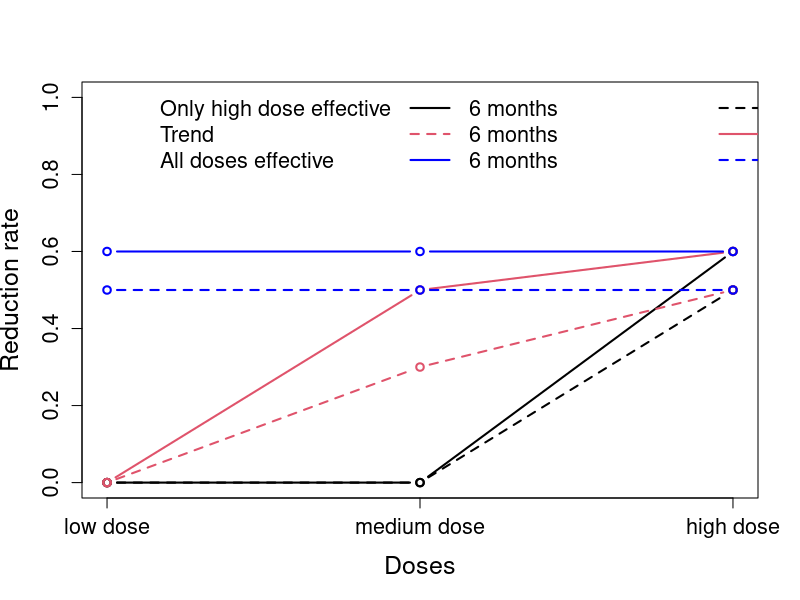
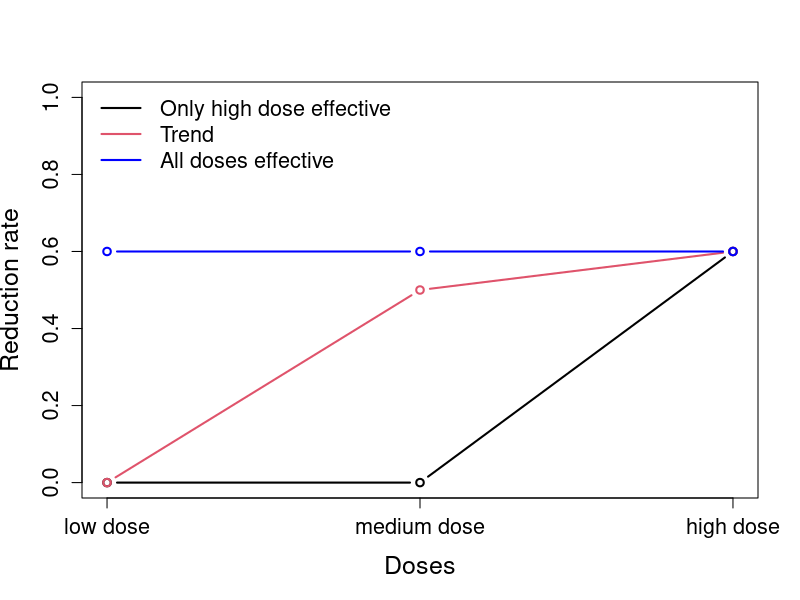

Recreate these plots in R, in order. (Note: this script raises an error after producing the figures.)
###################################################################
#oncho

mu<-19
sigma<-30
rmonth=1


##################################
#
# Simulation 1
#


r0_6no=0
r1_6no=0
r2_6no=0
r3_6no=0
r0_12no=0
r1_12no=0
r2_12no=0
r3_12no=0

r0_6lo=0
r1_6lo=0
r2_6lo=0
r3_6lo=0.5
r0_12lo=0
r1_12lo=0
r2_12lo=0
r3_12lo=0.6

r0_6me=0
r1_6me=0
r2_6me=0.3
r3_6me=0.5
r0_12me=0
r1_12me=0
r2_12me=0.5
r3_12me=0.6

r0_6hi=0
r1_6hi=0.5
r2_6hi=0.5
r3_6hi=0.5
r0_12hi=0
r1_12hi=0.6
r2_12hi=0.6
r3_12hi=0.6

pdf(file ="Scenarios.pdf", width = 10, height = 10, pointsize = 12, paper = "special")
plot(1:3,c(r1_6lo,r2_6lo,r3_6lo),type="b",lty=2,ylim=c(0,1),ylab="Reduction rate",xlab="Doses",lwd=2,xaxt="n",cex.lab=1.5,cex.axis=1.3)
axis(1,c(1:3),c("low dose","medium dose","high dose"),cex.axis=1.3,cex=1.3)#,c("Selection","condPow","Pow"),padj=-0.3,cex.axis=1.3)
legend("topleft",legend=c("Only high dose effective","Trend","All doses effective","6 months","6 months","6 months","12 months","12 months","12 months"),lwd=2,col=c("white","white","white",1,2,"blue",1,2,"blue"),bty="n",lty=c(2,1,2,1,2,1),ncol=3,cex=1.3)
lines(1:3,c(r1_12lo,r2_12lo,r3_12lo),type="b",lty=1,lwd=2)
lines(1:3,c(r1_12me,r2_12me,r3_12me),type="b",lty=1,lwd=2,col=2)
lines(1:3,c(r1_6me,r2_6me,r3_6me),type="b",lty=2,lwd=2,col=2)            
lines(1:3,c(r1_12hi,r2_12hi,r3_12hi),type="b",lty=1,lwd=2,col="blue")
lines(1:3,c(r1_6hi,r2_6hi,r3_6hi),type="b",lty=2,lwd=2,col="blue")            
dev.off()

pdf(file ="Scenarios_Trichuris.pdf", width = 10, height = 10, pointsize = 12, paper = "special")
plot(1:3,c(r1_12lo,r2_12lo,r3_12lo),type="b",lty=1,ylim=c(0,1),ylab="Reduction rate",xlab="Doses",lwd=2,xaxt="n",cex.lab=1.5,cex.axis=1.3)
axis(1,c(1:3),c("low dose","medium dose","high dose"),cex.axis=1.3,cex=1.3)#,c("Selection","condPow","Pow"),padj=-0.3,cex.axis=1.3)
legend("topleft",legend=c("Only high dose effective","Trend","All doses effective"),lwd=2,col=c(1,2,"blue"),bty="n",lty=c(1,1,1),ncol=1,cex=1.3)
lines(1:3,c(r1_12me,r2_12me,r3_12me),type="b",lty=1,lwd=2,col=2)
lines(1:3,c(r1_12hi,r2_12hi,r3_12hi),type="b",lty=1,lwd=2,col="blue")
dev.off()






mu_raw_0 = mu
sd_raw_0 = sigma 
rho = 0.5
n_trials=10000
n_arms = 4
N1<-c(80,80,80,120,120,120)
N = 200

alpha1<-c(.1,.2,.3,.1,.2,.3)
alpha=.025
sim_out1=1
sel_scen=0
side1=1
test1=0
dropout=.1
rr0=0
rr1=0
rr2=0
rr3=0

#no_effect

#simulation.global.null<-c(mu_raw_0, sd_raw_0, r0_6,r1_6,r2_6,r3_6, r0_12,r1_12,r2_12,r3_12,  rho ,   #data.matrix(expand.grid
#            n_trials,n_arms,N1 , N, rmonth, alpha1 , alpha,  sim_out1,sel_scen, side1, test1)#)

oncho_no_effect<-mapply(simul_res,mu_raw_0, sd_raw_0 , r0_6no,r1_6no,r2_6no,r3_6no, r0_12no,r1_12no,r2_12no,r3_12no,  rho ,
       n_trials,4,N1 , N, rmonth, alpha1 , alpha,
       sim_out1,sel_scen, side1,test1,dropout,rr0,rr1,rr2,rr3)



#low_effect
oncho_low_effect<-mapply(simul_res,mu_raw_0, sd_raw_0 , r0_6lo,r1_6lo,r2_6lo,r3_6lo, r0_12lo,r1_12lo,r2_12lo,r3_12lo,  rho ,
                        n_trials,4,N1 , N, rmonth, alpha1 , alpha,
                        sim_out1,sel_scen, side1,test1,dropout,rr0,rr1,rr2,rr3)


#med_effect

oncho_med_effect<-mapply(simul_res,mu_raw_0, sd_raw_0 , r0_6me,r1_6me,r2_6me,r3_6me, r0_12me,r1_12me,r2_12me,r3_12me,  rho ,
                         n_trials,4,N1 , N, rmonth, alpha1 , alpha,
                         sim_out1,sel_scen, side1,test1,dropout,rr0,rr1,rr2,rr3)



#high_effect

oncho_high_effect<-mapply(simul_res,mu_raw_0, sd_raw_0 , r0_6hi,r1_6hi,r2_6hi,r3_6hi, r0_12hi,r1_12hi,r2_12hi,r3_12hi,  rho ,
                         n_trials,4,N1 , N, rmonth, alpha1 , alpha,
                         sim_out1,sel_scen, side1,test1,dropout,rr0,rr1,rr2,rr3)




#Power
pdf(file ="Oncho_Pow.pdf", width = 12, height = 9, pointsize = 12, paper = "special")

par (mfrow=c(3,4), mar=c(1, 1, 1, 1), oma=c(3, 3, 1, 1))
#plot(1:3,oncho_no_effect[7,1:3],type="b",xaxt="n",ylim=c(0,1),lty=1,lwd=2,col=1)
#mtext(side=2,"Proportion",cex=1,line=2.1)#,line=2.2)
#mtext(side=3,"Low Dose",cex=1.3)#,line=2.2)
#lines(1:3,oncho_no_effect[7,4:6],type="b",lwd=2,col=2)
#lines(1:3,oncho_no_effect[11,1:3],type="b",lwd=2,col=3,lty=2)
#lines(1:3,oncho_no_effect[15,1:3],type="b",lwd=2,col=5,lty=2)

#plot(1:3,oncho_no_effect[8,1:3],type="b",xaxt="n",yaxt="n",ylim=c(0,1),lwd=2,col=1)
#mtext(side=3,"Medium Dose",cex=1.3)#,line=2.2)
#lines(1:3,oncho_no_effect[8,4:6],type="b",lwd=2,col=2)
#lines(1:3,oncho_no_effect[12,1:3],type="b",lwd=2,col=3,lty=2)
#lines(1:3,oncho_no_effect[16,1:3],type="b",lwd=2,col=5,lty=2)

#plot(1:3,oncho_no_effect[9,1:3],type="b",xaxt="n",yaxt="n",ylim=c(0,1),lwd=2,col=1)
#mtext(side=3,"High Dose",cex=1.3)#,line=2.2)
#lines(1:3,oncho_no_effect[9,4:6],type="b",lwd=2,col=2)
#lines(1:3,oncho_no_effect[13,1:3],type="b",lwd=2,col=3,lty=2)
#lines(1:3,oncho_no_effect[17,1:3],type="b",lwd=2,col=5,lty=2)

#plot(1:3,oncho_no_effect[10,1:3],type="b",xaxt="n",yaxt="n",ylim=c(0,1),lwd=2,col=1)
#mtext(side=3,"Disjunctive",cex=1.3)#,line=2.2)
#lines(1:3,oncho_no_effect[10,4:6],type="b",lwd=2,col=2)
#lines(1:3,oncho_no_effect[14,1:3],type="b",lwd=2,col=3,lty=2)
#lines(1:3,oncho_no_effect[18,1:3],type="b",lwd=2,col=5,lty=2)
#mtext(side=4,"Global null hypothesis",cex=1,line=1)#,line=2.2)



plot(1:3,oncho_low_effect[7,1:3],type="b",xaxt="n",ylim=c(0,1),lty=1,lwd=2,col=1,cex.axis=1.3)
legend("top",legend=c(expression(N[1]==80),expression(N[1]==120),"MA1","MA2"),lwd=2,col=c(1,2,3,4,"white","white"),lty=c(1,1,2,2),bty="n",cex=1.3)
mtext(side=2,"Proportion",cex=1,line=2.1)#,line=2.2)
mtext(side=3,"Low Dose",cex=1.3)#,line=2.2)
lines(1:3,oncho_low_effect[7,4:6],type="b",lty=1,lwd=2,col=2)
lines(1:3,oncho_low_effect[11,1:3],type="b",lwd=2,col=3,lty=2)
lines(1:3,oncho_low_effect[15,1:3],type="b",lwd=2,col=5,lty=2)

plot(1:3,oncho_low_effect[8,1:3],type="b",xaxt="n",yaxt="n",ylim=c(0,1),lwd=2,col=1)
mtext(side=3,"Medium Dose",cex=1.3)#,line=2.2)
lines(1:3,oncho_low_effect[8,4:6],type="b",lwd=2,col=2)
lines(1:3,oncho_low_effect[12,1:3],type="b",lwd=2,col=3,lty=2)
lines(1:3,oncho_low_effect[16,1:3],type="b",lwd=2,col=5,lty=2)

plot(1:3,oncho_low_effect[9,1:3],type="b",xaxt="n",yaxt="n",ylim=c(0,1),lwd=2,col=1)
mtext(side=3,"High Dose",cex=1.3)#,line=2.2)
lines(1:3,oncho_low_effect[9,4:6],type="b",lwd=2,col=2)
lines(1:3,oncho_low_effect[13,1:3],type="b",lwd=2,col=3,lty=2)
lines(1:3,oncho_low_effect[17,1:3],type="b",lwd=2,col=5,lty=2)

plot(1:3,oncho_low_effect[10,1:3],type="b",xaxt="n",yaxt="n",ylim=c(0,1),lwd=2,col=1)
lines(1:3,oncho_low_effect[10,4:6],type="b",lwd=2,col=2)
mtext(side=3,"Disjunctive",cex=1.3)#,line=2.2)lines(1:3,oncho_low_effect[10,4:6],type="b",lwd=2,col=2)
lines(1:3,oncho_low_effect[14,1:3],type="b",lwd=2,col=3,lty=2)
lines(1:3,oncho_low_effect[18,1:3],type="b",lwd=2,col=5,lty=2)
mtext(side=4,"Scenario high dose eff.",cex=1,line=1)#,line=2.2)


plot(1:3,oncho_med_effect[7,1:3],type="b",xaxt="n",ylim=c(0,1),lty=1,lwd=2,col=1,cex.axis=1.3)
mtext(side=2,"Proportion",cex=1,line=2.1)#,line=2.2)
lines(1:3,oncho_med_effect[7,4:6],type="b",lty=1,lwd=2,col=2)
lines(1:3,oncho_med_effect[11,1:3],type="b",lwd=2,col=3,lty=2)
lines(1:3,oncho_med_effect[15,1:3],type="b",lwd=2,col=5,lty=2)

plot(1:3,oncho_med_effect[8,1:3],type="b",xaxt="n",yaxt="n",ylim=c(0,1),lwd=2,col=1)
lines(1:3,oncho_med_effect[8,4:6],type="b",lwd=2,col=2)
lines(1:3,oncho_med_effect[12,1:3],type="b",lwd=2,col=3,lty=2)
lines(1:3,oncho_med_effect[16,1:3],type="b",lwd=2,col=5,lty=2)

plot(1:3,oncho_med_effect[9,1:3],type="b",xaxt="n",yaxt="n",ylim=c(0,1),lwd=2,col=1)
lines(1:3,oncho_med_effect[9,4:6],type="b",lwd=2,col=2)
lines(1:3,oncho_med_effect[13,1:3],type="b",lwd=2,col=3,lty=2)
lines(1:3,oncho_med_effect[17,1:3],type="b",lwd=2,col=5,lty=2)

plot(1:3,oncho_med_effect[10,1:3],type="b",xaxt="n",yaxt="n",ylim=c(0,1),lwd=2,col=1)
lines(1:3,oncho_med_effect[10,4:6],type="b",lwd=2,col=2)
lines(1:3,oncho_med_effect[14,1:3],type="b",lwd=2,col=3,lty=2)
lines(1:3,oncho_med_effect[18,1:3],type="b",lwd=2,col=5,lty=2)
mtext(side=4,"Scenario Trend",cex=1,line=1)#,line=2.2)

plot(1:3,oncho_high_effect[7,1:3],type="b",xaxt="n",ylim=c(0,1),lty=1,lwd=2,col=1,cex.axis=1.3)
mtext(side=2,"Proportion",cex=1,line=2.1)#,line=2.2)
lines(1:3,oncho_high_effect[7,4:6],type="b",lty=1,lwd=2,col=2)
lines(1:3,oncho_high_effect[11,1:3],type="b",lwd=2,col=3,lty=2)
lines(1:3,oncho_high_effect[15,1:3],type="b",lwd=2,col=5,lty=2)
axis(1,c(1:3),c("0.1","0.2","0.3"),padj=-0.3,cex.axis=1.3)#,c("Selection","condPow","Pow"),padj=-0.3,cex.axis=1.3)
mtext(side=1,expression(alpha[1]),cex=1,line=2)#,line=2.2)

plot(1:3,oncho_high_effect[8,1:3],type="b",xaxt="n",yaxt="n",ylim=c(0,1),lwd=2,col=1)
lines(1:3,oncho_high_effect[8,4:6],type="b",lwd=2,col=2)
lines(1:3,oncho_high_effect[12,1:3],type="b",lwd=2,col=3,lty=2)
lines(1:3,oncho_high_effect[16,1:3],type="b",lwd=2,col=5,lty=2)
axis(1,c(1:3),c("0.1","0.2","0.3"),padj=-0.3,cex.axis=1.3)#,c("Selection","condPow","Pow"),padj=-0.3,cex.axis=1.3)
mtext(side=1,expression(alpha[1]),cex=1,line=2)#,line=2.2)

plot(1:3,oncho_high_effect[9,1:3],type="b",xaxt="n",yaxt="n",ylim=c(0,1),lwd=2,col=1)
lines(1:3,oncho_high_effect[9,4:6],type="b",lwd=2,col=2)
lines(1:3,oncho_high_effect[13,1:3],type="b",lwd=2,col=3,lty=2)
lines(1:3,oncho_high_effect[17,1:3],type="b",lwd=2,col=5,lty=2)
axis(1,c(1:3),c("0.1","0.2","0.3"),padj=-0.3,cex.axis=1.3)#,c("Selection","condPow","Pow"),padj=-0.3,cex.axis=1.3)
mtext(side=1,expression(alpha[1]),cex=1,line=2)#,line=2.2)

plot(1:3,oncho_high_effect[10,1:3],type="b",xaxt="n",yaxt="n",ylim=c(0,1),lwd=2,col=1)
lines(1:3,oncho_high_effect[10,4:6],type="b",lwd=2,col=2)
lines(1:3,oncho_high_effect[14,1:3],type="b",lwd=2,col=3,lty=2)
lines(1:3,oncho_high_effect[18,1:3],type="b",lwd=2,col=5,lty=2)
mtext(side=4,"Scenario all dose eff.",cex=1,line=1)#,line=2.2)
axis(1,c(1:3),c("0.1","0.2","0.3"),padj=-0.3,cex.axis=1.3)#,c("Selection","condPow","Pow"),padj=-0.3,cex.axis=1.3)
mtext(side=1,expression(alpha[1]),cex=1,line=2)#,line=2.2)

dev.off()



#Selection
pdf(file ="Oncho_selection.pdf", width = 9, height = 12, pointsize = 12, paper = "special")

par (mfrow=c(4,3), mar=c(1, 1, 1, 1), oma=c(3, 3, 1, 1))
plot(1:3,oncho_no_effect[1,1:3],type="b",xaxt="n",ylim=c(0,1),lty=1,lwd=2,col=1)
legend("top",legend=c(expression(N[1]==80),expression(N[1]==120)),lwd=2,col=c(1,2),lty=c(1,1),bty="n",cex=1.3)
mtext(side=2,"Proportion",cex=1,line=2.1)#,line=2.2)
mtext(side=3,"Low Dose",cex=1.3)#,line=2.2)
#legend("topright",legend=c(expression(N[1]==60),expression(alpha[1]==0.1),expression(alpha[1]==0.2),expression(alpha[1]==0.3),expression(N[1]==90),expression(alpha[1]==0.1),expression(alpha[1]==0.2),expression(alpha[1]==0.3)),cex=.8,lwd=2,col=c("white",1:3,"white",4:6),lwd=2.5,ncol=2,bty="n",pch=c(1,1:3,1,4:6))
lines(1:3,oncho_no_effect[1,4:6],type="b",lwd=2,col=2)

plot(1:3,oncho_no_effect[2,1:3],type="b",xaxt="n",yaxt="n",ylim=c(0,1),lwd=2,col=1)
mtext(side=3,"Medium Dose",cex=1.3)#,line=2.2)
lines(1:3,oncho_no_effect[2,4:6],type="b",lwd=2,col=2)

plot(1:3,oncho_no_effect[3,1:3],type="b",xaxt="n",yaxt="n",ylim=c(0,1),lwd=2,col=1)
mtext(side=3,"High Dose",cex=1.3)#,line=2.2)
lines(1:3,oncho_no_effect[3,4:6],type="b",lwd=2,col=2)

mtext(side=4,"Global null hypothesis",cex=1,line=1)#,line=2.2)



plot(1:3,oncho_low_effect[1,1:3],type="b",xaxt="n",ylim=c(0,1),lty=1,lwd=2,col=1,cex.axis=1.3)
mtext(side=2,"Proportion",cex=1,line=2.1)#,line=2.2)
lines(1:3,oncho_low_effect[1,4:6],type="b",lty=1,lwd=2,col=2)

plot(1:3,oncho_low_effect[2,1:3],type="b",xaxt="n",yaxt="n",ylim=c(0,1),lwd=2,col=1)
lines(1:3,oncho_low_effect[2,4:6],type="b",lwd=2,col=2)

plot(1:3,oncho_low_effect[3,1:3],type="b",xaxt="n",yaxt="n",ylim=c(0,1),lwd=2,col=1)
lines(1:3,oncho_low_effect[3,4:6],type="b",lwd=2,col=2)
mtext(side=4,"Scenario high dose eff.",cex=1,line=1)#,line=2.2)


plot(1:3,oncho_med_effect[1,1:3],type="b",xaxt="n",ylim=c(0,1),lty=1,lwd=2,col=1,cex.axis=1.3)
mtext(side=2,"Proportion",cex=1,line=2.1)#,line=2.2)
lines(1:3,oncho_med_effect[1,4:6],type="b",lty=1,lwd=2,col=2)

plot(1:3,oncho_med_effect[2,1:3],type="b",xaxt="n",yaxt="n",ylim=c(0,1),lwd=2,col=1)
lines(1:3,oncho_med_effect[2,4:6],type="b",lwd=2,col=2)

plot(1:3,oncho_med_effect[3,1:3],type="b",xaxt="n",yaxt="n",ylim=c(0,1),lwd=2,col=1)
lines(1:3,oncho_med_effect[3,4:6],type="b",lwd=2,col=2)
mtext(side=4,"Scenario Trend",cex=1,line=1)#,line=2.2)

plot(1:3,oncho_high_effect[1,1:3],type="b",xaxt="n",ylim=c(0,1),lty=1,lwd=2,col=1,cex.axis=1.3)
mtext(side=2,"Proportion",cex=1,line=2.1)#,line=2.2)
lines(1:3,oncho_high_effect[1,4:6],type="b",lty=1,lwd=2,col=2)
axis(1,c(1:3),c("0.1","0.2","0.3"),padj=-0.3,cex.axis=1.3)#,c("Selection","condPow","Pow"),padj=-0.3,cex.axis=1.3)
mtext(side=1,expression(alpha[1]),cex=1,line=2)#,line=2.2)

plot(1:3,oncho_high_effect[2,1:3],type="b",xaxt="n",yaxt="n",ylim=c(0,1),lwd=2,col=1)
lines(1:3,oncho_high_effect[2,4:6],type="b",lwd=2,col=2)
axis(1,c(1:3),c("0.1","0.2","0.3"),padj=-0.3,cex.axis=1.3)#,c("Selection","condPow","Pow"),padj=-0.3,cex.axis=1.3)
mtext(side=1,expression(alpha[1]),cex=1,line=2)#,line=2.2)

plot(1:3,oncho_high_effect[3,1:3],type="b",xaxt="n",yaxt="n",ylim=c(0,1),lwd=2,col=1)
lines(1:3,oncho_high_effect[3,4:6],type="b",lwd=2,col=2)
axis(1,c(1:3),c("0.1","0.2","0.3"),padj=-0.3,cex.axis=1.3)#,c("Selection","condPow","Pow"),padj=-0.3,cex.axis=1.3)
mtext(side=1,expression(alpha[1]),cex=1,line=2)#,line=2.2)
mtext(side=4,"Scenario all dose eff.",cex=1,line=1)#,line=2.2)
dev.off()

#Conditional Power


pdf(file ="Oncho_condpower.pdf", width = 9, height = 9, pointsize = 12, paper = "special")
par (mfrow=c(3,3), mar=c(1, 1, 1, 1), oma=c(3, 3, 1, 1))
#plot(1:3,oncho_no_effect[4,1:3],type="b",xaxt="n",ylim=c(0,1),lty=1,lwd=2,col=1)
#mtext(side=2,"Proportion",cex=1,line=2.1)#,line=2.2)
#mtext(side=3,"Low Dose",cex=1.3)#,line=2.2)
#legend("topright",legend=c(expression(N[1]==60),expression(alpha[1]==0.1),expression(alpha[1]==0.2),expression(alpha[1]==0.3),expression(N[1]==90),expression(alpha[1]==0.1),expression(alpha[1]==0.2),expression(alpha[1]==0.3)),cex=.8,lwd=2,col=c("white",1:3,"white",4:6),lwd=2.5,ncol=2,bty="n",pch=c(1,1:3,1,4:6))
#lines(1:3,oncho_no_effect[4,4:6],type="b",lwd=2,col=2)

#plot(1:3,oncho_no_effect[5,1:3],type="b",xaxt="n",yaxt="n",ylim=c(0,1),lwd=2,col=1)
#mtext(side=3,"Medium Dose",cex=1.3)#,line=2.2)
#lines(1:3,oncho_no_effect[5,4:6],type="b",lwd=2,col=2)

#plot(1:3,oncho_no_effect[6,1:3],type="b",xaxt="n",yaxt="n",ylim=c(0,1),lwd=2,col=1)
#mtext(side=3,"High Dose",cex=1.3)#,line=2.2)
#lines(1:3,oncho_no_effect[6,4:6],type="b",lwd=2,col=2)

#mtext(side=4,"Global null hypothesis",cex=1,line=1)#,line=2.2)



plot(1:3,oncho_low_effect[4,1:3],type="b",xaxt="n",ylim=c(0,1),lty=1,lwd=2,col=1,cex.axis=1.3)
legend("top",legend=c(expression(N[1]==80),expression(N[1]==120)),lwd=2,col=c(1,2),lty=c(1,1),bty="n",cex=1.3)
mtext(side=3,"Low Dose",cex=1.3)#,line=2.2)
mtext(side=2,"Proportion",cex=1,line=2.1)#,line=2.2)
lines(1:3,oncho_low_effect[4,4:6],type="b",lty=1,lwd=2,col=2)

plot(1:3,oncho_low_effect[5,1:3],type="b",xaxt="n",yaxt="n",ylim=c(0,1),lwd=2,col=1)
mtext(side=3,"Medium Dose",cex=1.3)#,line=2.2)
lines(1:3,oncho_low_effect[5,4:6],type="b",lwd=2,col=2)

plot(1:3,oncho_low_effect[6,1:3],type="b",xaxt="n",yaxt="n",ylim=c(0,1),lwd=2,col=1)
mtext(side=3,"High Dose",cex=1.3)#,line=2.2)
lines(1:3,oncho_low_effect[6,4:6],type="b",lwd=2,col=2)
mtext(side=4,"Scenario high dose eff.",cex=1,line=1)#,line=2.2)


plot(1:3,oncho_med_effect[4,1:3],type="b",xaxt="n",ylim=c(0,1),lty=1,lwd=2,col=1,cex.axis=1.3)
mtext(side=2,"Proportion",cex=1,line=2.1)#,line=2.2)
lines(1:3,oncho_med_effect[4,4:6],type="b",lty=1,lwd=2,col=2)

plot(1:3,oncho_med_effect[5,1:3],type="b",xaxt="n",yaxt="n",ylim=c(0,1),lwd=2,col=1)
lines(1:3,oncho_med_effect[5,4:6],type="b",lwd=2,col=2)

plot(1:3,oncho_med_effect[6,1:3],type="b",xaxt="n",yaxt="n",ylim=c(0,1),lwd=2,col=1)
lines(1:3,oncho_med_effect[6,4:6],type="b",lwd=2,col=2)
mtext(side=4,"Scenario Trend",cex=1,line=1)#,line=2.2)

plot(1:3,oncho_high_effect[4,1:3],type="b",xaxt="n",ylim=c(0,1),lty=1,lwd=2,col=1,cex.axis=1.3)
mtext(side=2,"Proportion",cex=1,line=2.1)#,line=2.2)
lines(1:3,oncho_high_effect[4,4:6],type="b",lty=1,lwd=2,col=2)
axis(1,c(1:3),c("0.1","0.2","0.3"),padj=-0.3,cex.axis=1.3)#,c("Selection","condPow","Pow"),padj=-0.3,cex.axis=1.3)
mtext(side=1,expression(alpha[1]),cex=1,line=2)#,line=2.2)

plot(1:3,oncho_high_effect[5,1:3],type="b",xaxt="n",yaxt="n",ylim=c(0,1),lwd=2,col=1)
lines(1:3,oncho_high_effect[5,4:6],type="b",lwd=2,col=2)
axis(1,c(1:3),c("0.1","0.2","0.3"),padj=-0.3,cex.axis=1.3)#,c("Selection","condPow","Pow"),padj=-0.3,cex.axis=1.3)
mtext(side=1,expression(alpha[1]),cex=1,line=2)#,line=2.2)

plot(1:3,oncho_high_effect[6,1:3],type="b",xaxt="n",yaxt="n",ylim=c(0,1),lwd=2,col=1)
lines(1:3,oncho_high_effect[6,4:6],type="b",lwd=2,col=2)
axis(1,c(1:3),c("0.1","0.2","0.3"),padj=-0.3,cex.axis=1.3)#,c("Selection","condPow","Pow"),padj=-0.3,cex.axis=1.3)
mtext(side=1,expression(alpha[1]),cex=1,line=2)#,line=2.2)
mtext(side=4,"Scenario all dose eff.",cex=1,line=1)#,line=2.2)

dev.off()



##################################
#
# Simulation 2
#




###############################################################################################
###############################################################################################

#
#
#     Compare  linear model - t-test Wilcoxon
#
#


N1<-120
alpha1<-.3
sel_scen=c(0,0,0,1,1,1)
test1=c(0,2,3,0,2,3)

#no_effect

oncho_no_effect_test<-mapply(simul_res,mu_raw_0, sd_raw_0 , r0_6no,r1_6no,r2_6no,r3_6no, r0_12no,r1_12no,r2_12no,r3_12no,  rho ,
                        n_trials,4,N1 , N, rmonth, alpha1 , alpha,
                        sim_out1,sel_scen, side1,test1,dropout,rr0,rr1,rr2,rr3)

#low_effect
oncho_low_effect_test<-mapply(simul_res,mu_raw_0, sd_raw_0 , r0_6lo,r1_6lo,r2_6lo,r3_6lo, r0_12lo,r1_12lo,r2_12lo,r3_12lo,  rho ,
                         n_trials,4,N1 , N, rmonth, alpha1 , alpha,
                         sim_out1,sel_scen, side1,test1,dropout,rr0,rr1,rr2,rr3)

#med_effect

oncho_med_effect_test<-mapply(simul_res,mu_raw_0, sd_raw_0 , r0_6me,r1_6me,r2_6me,r3_6me, r0_12me,r1_12me,r2_12me,r3_12me,  rho ,
                         n_trials,4,N1 , N, rmonth, alpha1 , alpha,
                         sim_out1,sel_scen, side1,test1,dropout,rr0,rr1,rr2,rr3)

#high_effect

oncho_high_effect_test<-mapply(simul_res,mu_raw_0, sd_raw_0 , r0_6hi,r1_6hi,r2_6hi,r3_6hi, r0_12hi,r1_12hi,r2_12hi,r3_12hi,  rho ,
                          n_trials,4,N1 , N, rmonth, alpha1 , alpha,
                          sim_out1,sel_scen, side1,test1,dropout,rr0,rr1,rr2,rr3)







#Power
pdf(file ="Oncho_Pow_test.pdf", width = 12, height = 9, pointsize = 12, paper = "special")

par (mfrow=c(3,4), mar=c(1, 1, 1, 1), oma=c(3, 3, 1, 1))
#plot(1:3,oncho_no_effect_test[7,1:3],type="b",xaxt="n",ylim=c(0,1),lty=1,lwd=2,col=1)
#mtext(side=2,"Proportion",cex=1,line=2.1)#,line=2.2)
#mtext(side=3,"Low Dose",cex=1.3)#,line=2.2)
##legend("topright",legend=c(expression(N[1]==60),expression(alpha[1]==0.1),expression(alpha[1]==0.2),expression(alpha[1]==0.3),expression(N[1]==90),expression(alpha[1]==0.1),expression(alpha[1]==0.2),expression(alpha[1]==0.3)),cex=.8,lwd=2,col=c("white",1:3,"white",4:6),lwd=2.5,ncol=2,bty="n",pch=c(1,1:3,1,4:6))
#lines(1:3,oncho_no_effect_test[7,4:6],type="b",lwd=2,col=2)
#lines(1:3,oncho_no_effect_test[11,1:3],type="b",lwd=2,col=3,lty=2)
##lines(1:3,oncho_no_effect_test[11,4:6],type="b",lwd=2,col=4) #sollte das selbe sein wie in voriger Zeile, daher weglassen
#lines(1:3,oncho_no_effect_test[15,1:3],type="b",lwd=2,col=5,lty=2)

#plot(1:3,oncho_no_effect_test[8,1:3],type="b",xaxt="n",yaxt="n",ylim=c(0,1),lwd=2,col=1)
#mtext(side=3,"Medium Dose",cex=1.3)#,line=2.2)
#lines(1:3,oncho_no_effect_test[8,4:6],type="b",lwd=2,col=2)
#lines(1:3,oncho_no_effect_test[12,1:3],type="b",lwd=2,col=3,lty=2)
#lines(1:3,oncho_no_effect_test[16,1:3],type="b",lwd=2,col=5,lty=2)#

#plot(1:3,oncho_no_effect_test[9,1:3],type="b",xaxt="n",yaxt="n",ylim=c(0,1),lwd=2,col=1)
#mtext(side=3,"High Dose",cex=1.3)#,line=2.2)
#lines(1:3,oncho_no_effect_test[9,4:6],type="b",lwd=2,col=2)
#lines(1:3,oncho_no_effect_test[13,1:3],type="b",lwd=2,col=3,lty=2)
#lines(1:3,oncho_no_effect_test[17,1:3],type="b",lwd=2,col=5,lty=2)

#plot(1:3,oncho_no_effect_test[10,1:3],type="b",xaxt="n",yaxt="n",ylim=c(0,1),lwd=2,col=1)
#mtext(side=3,"Disjunctive",cex=1.3)#,line=2.2)
#lines(1:3,oncho_no_effect_test[10,4:6],type="b",lwd=2,col=2)
#lines(1:3,oncho_no_effect_test[14,1:3],type="b",lwd=2,col=3,lty=2)
#lines(1:3,oncho_no_effect_test[18,1:3],type="b",lwd=2,col=5,lty=2)
#mtext(side=4,"Global null hypothesis",cex=1,line=1)#,line=2.2)



plot(1:3,oncho_low_effect_test[7,1:3],type="b",xaxt="n",ylim=c(0,1),lty=1,lwd=2,col=1,cex.axis=1.3)
legend("top",legend=c(expression(N[1]==80),expression(N[1]==120),"MA1","MA2"),lwd=2,col=c(1,2,3,4),lty=c(1,1,2,2),bty="n",cex=1.3)
mtext(side=2,"Proportion",cex=1,line=2.1)#,line=2.2)
mtext(side=3,"Low Dose",cex=1.3)#,line=2.2)
lines(1:3,oncho_low_effect_test[7,4:6],type="b",lty=1,lwd=2,col=2)
lines(1:3,oncho_low_effect_test[11,1:3],type="b",lwd=2,col=3,lty=2)
lines(1:3,oncho_low_effect_test[15,1:3],type="b",lwd=2,col=5,lty=2)

plot(1:3,oncho_low_effect_test[8,1:3],type="b",xaxt="n",yaxt="n",ylim=c(0,1),lwd=2,col=1)
mtext(side=3,"Medium Dose",cex=1.3)#,line=2.2)
lines(1:3,oncho_low_effect_test[8,4:6],type="b",lwd=2,col=2)
lines(1:3,oncho_low_effect_test[12,1:3],type="b",lwd=2,col=3,lty=2)
lines(1:3,oncho_low_effect_test[16,1:3],type="b",lwd=2,col=5,lty=2)

plot(1:3,oncho_low_effect_test[9,1:3],type="b",xaxt="n",yaxt="n",ylim=c(0,1),lwd=2,col=1)
mtext(side=3,"High Dose",cex=1.3)#,line=2.2)
lines(1:3,oncho_low_effect_test[9,4:6],type="b",lwd=2,col=2)
lines(1:3,oncho_low_effect_test[13,1:3],type="b",lwd=2,col=3,lty=2)
lines(1:3,oncho_low_effect_test[17,1:3],type="b",lwd=2,col=5,lty=2)

plot(1:3,oncho_low_effect_test[10,1:3],type="b",xaxt="n",yaxt="n",ylim=c(0,1),lwd=2,col=1)
mtext(side=3,"Disjunctive",cex=1.3)#,line=2.2)
lines(1:3,oncho_low_effect_test[10,4:6],type="b",lwd=2,col=2)
lines(1:3,oncho_low_effect_test[14,1:3],type="b",lwd=2,col=3,lty=2)
lines(1:3,oncho_low_effect_test[18,1:3],type="b",lwd=2,col=5,lty=2)
mtext(side=4,"Scenario high dose eff.",cex=1,line=1)#,line=2.2)


plot(1:3,oncho_med_effect_test[7,1:3],type="b",xaxt="n",ylim=c(0,1),lty=1,lwd=2,col=1,cex.axis=1.3)
mtext(side=2,"Proportion",cex=1,line=2.1)#,line=2.2)
lines(1:3,oncho_med_effect_test[7,4:6],type="b",lty=1,lwd=2,col=2)
lines(1:3,oncho_med_effect_test[11,1:3],type="b",lwd=2,col=3,lty=2)
lines(1:3,oncho_med_effect_test[15,1:3],type="b",lwd=2,col=5,lty=2)

plot(1:3,oncho_med_effect_test[8,1:3],type="b",xaxt="n",yaxt="n",ylim=c(0,1),lwd=2,col=1)
lines(1:3,oncho_med_effect_test[8,4:6],type="b",lwd=2,col=2)
lines(1:3,oncho_med_effect_test[12,1:3],type="b",lwd=2,col=3,lty=2)
lines(1:3,oncho_med_effect_test[16,1:3],type="b",lwd=2,col=5,lty=2)

plot(1:3,oncho_med_effect_test[9,1:3],type="b",xaxt="n",yaxt="n",ylim=c(0,1),lwd=2,col=1)
lines(1:3,oncho_med_effect_test[9,4:6],type="b",lwd=2,col=2)
lines(1:3,oncho_med_effect_test[13,1:3],type="b",lwd=2,col=3,lty=2)
lines(1:3,oncho_med_effect_test[17,1:3],type="b",lwd=2,col=5,lty=2)

plot(1:3,oncho_med_effect_test[10,1:3],type="b",xaxt="n",yaxt="n",ylim=c(0,1),lwd=2,col=1)
lines(1:3,oncho_med_effect_test[10,4:6],type="b",lwd=2,col=2)
lines(1:3,oncho_med_effect_test[14,1:3],type="b",lwd=2,col=3,lty=2)
lines(1:3,oncho_med_effect_test[18,1:3],type="b",lwd=2,col=5,lty=2)
mtext(side=4,"Scenario Trend",cex=1,line=1)#,line=2.2)

plot(1:3,oncho_high_effect_test[7,1:3],type="b",xaxt="n",ylim=c(0,1),lty=1,lwd=2,col=1,cex.axis=1.3)
mtext(side=2,"Proportion",cex=1,line=2.1)#,line=2.2)
lines(1:3,oncho_high_effect_test[7,4:6],type="b",lty=1,lwd=2,col=2)
lines(1:3,oncho_high_effect_test[11,1:3],type="b",lwd=2,col=3,lty=2)
lines(1:3,oncho_high_effect_test[15,1:3],type="b",lwd=2,col=5,lty=2)
axis(1,c(1:3),c("lm","t-test","non par."),padj=-0.3,cex.axis=1.3)#,c("Selection","condPow","Pow"),padj=-0.3,cex.axis=1.3)
mtext(side=1,"Analysis",cex=1,line=2)#,line=2.2)

plot(1:3,oncho_high_effect_test[8,1:3],type="b",xaxt="n",yaxt="n",ylim=c(0,1),lwd=2,col=1)
lines(1:3,oncho_high_effect_test[8,4:6],type="b",lwd=2,col=2)
lines(1:3,oncho_high_effect_test[12,1:3],type="b",lwd=2,col=3,lty=2)
lines(1:3,oncho_high_effect_test[16,1:3],type="b",lwd=2,col=5,lty=2)
axis(1,c(1:3),c("lm","t-test","non par."),padj=-0.3,cex.axis=1.3)#,c("Selection","condPow","Pow"),padj=-0.3,cex.axis=1.3)
mtext(side=1,"Analysis",cex=1,line=2)#,line=2.2)

plot(1:3,oncho_high_effect_test[9,1:3],type="b",xaxt="n",yaxt="n",ylim=c(0,1),lwd=2,col=1)
lines(1:3,oncho_high_effect_test[9,4:6],type="b",lwd=2,col=2)
lines(1:3,oncho_high_effect_test[13,1:3],type="b",lwd=2,col=3,lty=2)
lines(1:3,oncho_high_effect_test[17,1:3],type="b",lwd=2,col=5,lty=2)
axis(1,c(1:3),c("lm","t-test","non par."),padj=-0.3,cex.axis=1.3)#,c("Selection","condPow","Pow"),padj=-0.3,cex.axis=1.3)
mtext(side=1,"Analysis",cex=1,line=2)#,line=2.2)

plot(1:3,oncho_high_effect_test[10,1:3],type="b",xaxt="n",yaxt="n",ylim=c(0,1),lwd=2,col=1)
lines(1:3,oncho_high_effect_test[10,4:6],type="b",lwd=2,col=2)
lines(1:3,oncho_high_effect_test[14,1:3],type="b",lwd=2,col=3,lty=2)
lines(1:3,oncho_high_effect_test[18,1:3],type="b",lwd=2,col=5,lty=2)
mtext(side=4,"Scenario all dose eff.",cex=1,line=1)#,line=2.2)
axis(1,c(1:3),c("lm","t-test","non par."),padj=-0.3,cex.axis=1.3)#,c("Selection","condPow","Pow"),padj=-0.3,cex.axis=1.3)
mtext(side=1,"Analysis",cex=1,line=2)#,line=2.2)

dev.off()



#Selection
pdf(file ="Oncho_selection_test.pdf", width = 9, height = 12, pointsize = 12, paper = "special")

par (mfrow=c(4,3), mar=c(1, 1, 1, 1), oma=c(3, 3, 1, 1))
plot(1:3,oncho_no_effect_test[1,1:3],type="b",xaxt="n",ylim=c(0,1),lty=1,lwd=2,col=1,cex.axis=1.3)
legend("top",legend=c(expression(N[1]==80),expression(N[1]==120)),lwd=2,col=c(1,2,3,4),lty=c(1,1,2,2),bty="n",cex=1.3)
mtext(side=2,"Proportion",cex=1,line=2.1)#,line=2.2)
mtext(side=3,"Low Dose",cex=1.3)#,line=2.2)
#legend("topright",legend=c(expression(N[1]==60),expression(alpha[1]==0.1),expression(alpha[1]==0.2),expression(alpha[1]==0.3),expression(N[1]==90),expression(alpha[1]==0.1),expression(alpha[1]==0.2),expression(alpha[1]==0.3)),cex=.8,lwd=2,col=c("white",1:3,"white",4:6),lwd=2.5,ncol=2,bty="n",pch=c(1,1:3,1,4:6))
lines(1:3,oncho_no_effect_test[1,4:6],type="b",lwd=2,col=2)

plot(1:3,oncho_no_effect_test[2,1:3],type="b",xaxt="n",yaxt="n",ylim=c(0,1),lwd=2,col=1)
mtext(side=3,"Medium Dose",cex=1.3)#,line=2.2)
lines(1:3,oncho_no_effect_test[2,4:6],type="b",lwd=2,col=2)

plot(1:3,oncho_no_effect_test[3,1:3],type="b",xaxt="n",yaxt="n",ylim=c(0,1),lwd=2,col=1)
mtext(side=3,"High Dose",cex=1.3)#,line=2.2)
lines(1:3,oncho_no_effect_test[3,4:6],type="b",lwd=2,col=2)

mtext(side=4,"Global null hypothesis",cex=1,line=1)#,line=2.2)



plot(1:3,oncho_low_effect_test[1,1:3],type="b",xaxt="n",ylim=c(0,1),lty=1,lwd=2,col=1,cex.axis=1.3)
mtext(side=2,"Proportion",cex=1,line=2.1)#,line=2.2)
lines(1:3,oncho_low_effect_test[1,4:6],type="b",lty=1,lwd=2,col=2)

plot(1:3,oncho_low_effect_test[2,1:3],type="b",xaxt="n",yaxt="n",ylim=c(0,1),lwd=2,col=1)
lines(1:3,oncho_low_effect_test[2,4:6],type="b",lwd=2,col=2)

plot(1:3,oncho_low_effect_test[3,1:3],type="b",xaxt="n",yaxt="n",ylim=c(0,1),lwd=2,col=1)
lines(1:3,oncho_low_effect_test[3,4:6],type="b",lwd=2,col=2)
mtext(side=4,"Scenario high dose eff.",cex=1,line=1)#,line=2.2)


plot(1:3,oncho_med_effect_test[1,1:3],type="b",xaxt="n",ylim=c(0,1),lty=1,lwd=2,col=1,cex.axis=1.3)
mtext(side=2,"Proportion",cex=1,line=2.1)#,line=2.2)
lines(1:3,oncho_med_effect_test[1,4:6],type="b",lty=1,lwd=2,col=2)

plot(1:3,oncho_med_effect_test[2,1:3],type="b",xaxt="n",yaxt="n",ylim=c(0,1),lwd=2,col=1)
lines(1:3,oncho_med_effect_test[2,4:6],type="b",lwd=2,col=2)

plot(1:3,oncho_med_effect_test[3,1:3],type="b",xaxt="n",yaxt="n",ylim=c(0,1),lwd=2,col=1)
lines(1:3,oncho_med_effect_test[3,4:6],type="b",lwd=2,col=2)
mtext(side=4,"Scenario Trend",cex=1,line=1)#,line=2.2)

plot(1:3,oncho_high_effect_test[1,1:3],type="b",xaxt="n",ylim=c(0,1),lty=1,lwd=2,col=1,cex.axis=1.3)
mtext(side=2,"Proportion",cex=1,line=2.1)#,line=2.2)
lines(1:3,oncho_high_effect_test[1,4:6],type="b",lty=1,lwd=2,col=2)
axis(1,c(1:3),c("lm","t-test","non par."),padj=-0.3,cex.axis=1.3)#,c("Selection","condPow","Pow"),padj=-0.3,cex.axis=1.3)
mtext(side=1,"Analysis",cex=1,line=2)#,line=2.2)

plot(1:3,oncho_high_effect_test[2,1:3],type="b",xaxt="n",yaxt="n",ylim=c(0,1),lwd=2,col=1)
lines(1:3,oncho_high_effect_test[2,4:6],type="b",lwd=2,col=2)
axis(1,c(1:3),c("lm","t-test","non par."),padj=-0.3,cex.axis=1.3)#,c("Selection","condPow","Pow"),padj=-0.3,cex.axis=1.3)
mtext(side=1,"Analysis",cex=1,line=2)#,line=2.2)

plot(1:3,oncho_high_effect_test[3,1:3],type="b",xaxt="n",yaxt="n",ylim=c(0,1),lwd=2,col=1)
lines(1:3,oncho_high_effect_test[3,4:6],type="b",lwd=2,col=2)
axis(1,c(1:3),c("lm","t-test","non par."),padj=-0.3,cex.axis=1.3)#,c("Selection","condPow","Pow"),padj=-0.3,cex.axis=1.3)
mtext(side=1,"Analysis",cex=1,line=2)#,line=2.2)
mtext(side=4,"Scenario all dose eff.",cex=1,line=1)#,line=2.2)
dev.off()

#Conditional Power


pdf(file ="Oncho_condpower_test.pdf", width = 9, height = 9, pointsize = 12, paper = "special")
par (mfrow=c(3,3), mar=c(1, 1, 1, 1), oma=c(3, 3, 1, 1))
#plot(1:3,oncho_no_effect_test[4,1:3],type="b",xaxt="n",ylim=c(0,1),lty=1,lwd=2,col=1)
#mtext(side=2,"Proportion",cex=1,line=2.1)#,line=2.2)
#mtext(side=3,"Low Dose",cex=1.3)#,line=2.2)
##legend("topright",legend=c(expression(N[1]==60),expression(alpha[1]==0.1),expression(alpha[1]==0.2),expression(alpha[1]==0.3),expression(N[1]==90),expression(alpha[1]==0.1),expression(alpha[1]==0.2),expression(alpha[1]==0.3)),cex=.8,lwd=2,col=c("white",1:3,"white",4:6),lwd=2.5,ncol=2,bty="n",pch=c(1,1:3,1,4:6))
#lines(1:3,oncho_no_effect_test[4,4:6],type="b",lwd=2,col=2)

#plot(1:3,oncho_no_effect_test[5,1:3],type="b",xaxt="n",yaxt="n",ylim=c(0,1),lwd=2,col=1)
#mtext(side=3,"Medium Dose",cex=1.3)#,line=2.2)
#lines(1:3,oncho_no_effect_test[5,4:6],type="b",lwd=2,col=2)

#plot(1:3,oncho_no_effect_test[6,1:3],type="b",xaxt="n",yaxt="n",ylim=c(0,1),lwd=2,col=1)
#mtext(side=3,"High Dose",cex=1.3)#,line=2.2)
#lines(1:3,oncho_no_effect_test[6,4:6],type="b",lwd=2,col=2)
#mtext(side=4,"Global null hypothesis",cex=1,line=1)#,line=2.2)



plot(1:3,oncho_low_effect_test[4,1:3],type="b",xaxt="n",ylim=c(0,1),lty=1,lwd=2,col=1,cex.axis=1.3)
legend("top",legend=c(expression(N[1]==80),expression(N[1]==120)),lwd=2,col=c(1,2,3,4),lty=c(1,1,2,2),bty="n",cex=1.3)
mtext(side=3,"Low Dose",cex=1.3)#,line=2.2)
mtext(side=2,"Proportion",cex=1,line=2.1)#,line=2.2)
lines(1:3,oncho_low_effect_test[4,4:6],type="b",lty=1,lwd=2,col=2)

plot(1:3,oncho_low_effect_test[5,1:3],type="b",xaxt="n",yaxt="n",ylim=c(0,1),lwd=2,col=1)
mtext(side=3,"Medium Dose",cex=1.3)#,line=2.2)
lines(1:3,oncho_low_effect_test[5,4:6],type="b",lwd=2,col=2)

plot(1:3,oncho_low_effect_test[6,1:3],type="b",xaxt="n",yaxt="n",ylim=c(0,1),lwd=2,col=1)
mtext(side=3,"High Dose",cex=1.3)#,line=2.2)
lines(1:3,oncho_low_effect_test[6,4:6],type="b",lwd=2,col=2)
mtext(side=4,"Scenario high dose eff.",cex=1,line=1)#,line=2.2)


plot(1:3,oncho_med_effect_test[4,1:3],type="b",xaxt="n",ylim=c(0,1),lty=1,lwd=2,col=1,cex.axis=1.3)
mtext(side=2,"Proportion",cex=1,line=2.1)#,line=2.2)
lines(1:3,oncho_med_effect_test[4,4:6],type="b",lty=1,lwd=2,col=2)

plot(1:3,oncho_med_effect_test[5,1:3],type="b",xaxt="n",yaxt="n",ylim=c(0,1),lwd=2,col=1)
lines(1:3,oncho_med_effect_test[5,4:6],type="b",lwd=2,col=2)

plot(1:3,oncho_med_effect_test[6,1:3],type="b",xaxt="n",yaxt="n",ylim=c(0,1),lwd=2,col=1)
lines(1:3,oncho_med_effect_test[6,4:6],type="b",lwd=2,col=2)
mtext(side=4,"Scenario Trend",cex=1,line=1)#,line=2.2)

plot(1:3,oncho_high_effect_test[4,1:3],type="b",xaxt="n",ylim=c(0,1),lty=1,lwd=2,col=1,cex.axis=1.3)
mtext(side=2,"Proportion",cex=1,line=2.1)#,line=2.2)
lines(1:3,oncho_high_effect_test[4,4:6],type="b",lty=1,lwd=2,col=2)
axis(1,c(1:3),c("lm","t-test","non par."),padj=-0.3,cex.axis=1.3)#,c("Selection","condPow","Pow"),padj=-0.3,cex.axis=1.3)
mtext(side=1,"Analysis",cex=1,line=2)#,line=2.2)

plot(1:3,oncho_high_effect_test[5,1:3],type="b",xaxt="n",yaxt="n",ylim=c(0,1),lwd=2,col=1)
lines(1:3,oncho_high_effect_test[5,4:6],type="b",lwd=2,col=2)
axis(1,c(1:3),c("lm","t-test","non par."),padj=-0.3,cex.axis=1.3)#,c("Selection","condPow","Pow"),padj=-0.3,cex.axis=1.3)
mtext(side=1,"Analysis",cex=1,line=2)#,line=2.2)

plot(1:3,oncho_high_effect_test[6,1:3],type="b",xaxt="n",yaxt="n",ylim=c(0,1),lwd=2,col=1)
lines(1:3,oncho_high_effect_test[6,4:6],type="b",lwd=2,col=2)
axis(1,c(1:3),c("0.1","0.2","0.3"),padj=-0.3,cex.axis=1.3)#,c("Selection","condPow","Pow"),padj=-0.3,cex.axis=1.3)
axis(1,c(1:3),c("lm","t-test","non par."),padj=-0.3,cex.axis=1.3)#,c("Selection","condPow","Pow"),padj=-0.3,cex.axis=1.3)
mtext(side=1,"Analysis",cex=1,line=2)#,line=2.2)

dev.off()




#Error


pdf(file ="Oncho_Error.pdf", width = 12, height = 6, pointsize = 12, paper = "special")

par (mfrow=c(2,4), mar=c(1, 1, 1, 1), oma=c(3, 3, 1, 1))
plot(1:3,oncho_no_effect[7,1:3],type="b",xaxt="n",ylim=c(0,0.05),lty=1,lwd=2,col=1,cex.axis=1.3)
legend("top",legend=c(expression(N[1]==80),expression(N[1]==120),"MA1","MA2"),lwd=2,col=c(1,2,3,4),lty=c(1,1,2,2),bty="n",cex=1.3)
mtext(side=2,"FWER",cex=1,line=2.1)#,line=2.2)
mtext(side=3,"Low Dose",cex=1.3)#,line=2.2)
lines(1:3,oncho_no_effect[7,4:6],type="b",lwd=2,col=2)
lines(1:3,oncho_no_effect[11,1:3],type="b",lwd=2,col=3,lty=2)
lines(1:3,oncho_no_effect[15,1:3],type="b",lwd=2,col=5,lty=2)
abline(h=0.025)
axis(1,c(1:3),c("0.1","0.2","0.3"),padj=-0.3,cex.axis=1.3)#,c("Selection","condPow","Pow"),padj=-0.3,cex.axis=1.3)
mtext(side=1,expression(alpha[1]),cex=1,line=2)#,line=2.2)

plot(1:3,oncho_no_effect[8,1:3],type="b",xaxt="n",yaxt="n",ylim=c(0,0.05),lwd=2,col=1)
mtext(side=3,"Medium Dose",cex=1.3)#,line=2.2)
lines(1:3,oncho_no_effect[8,4:6],type="b",lwd=2,col=2)
lines(1:3,oncho_no_effect[12,1:3],type="b",lwd=2,col=3,lty=2)
lines(1:3,oncho_no_effect[16,1:3],type="b",lwd=2,col=5,lty=2)
abline(h=0.025)
axis(1,c(1:3),c("0.1","0.2","0.3"),padj=-0.3,cex.axis=1.3)#,c("Selection","condPow","Pow"),padj=-0.3,cex.axis=1.3)
mtext(side=1,expression(alpha[1]),cex=1,line=2)#,line=2.2)

plot(1:3,oncho_no_effect[9,1:3],type="b",xaxt="n",yaxt="n",ylim=c(0,0.05),lwd=2,col=1)
mtext(side=3,"High Dose",cex=1.3)#,line=2.2)
lines(1:3,oncho_no_effect[9,4:6],type="b",lwd=2,col=2)
lines(1:3,oncho_no_effect[13,1:3],type="b",lwd=2,col=3,lty=2)
lines(1:3,oncho_no_effect[17,1:3],type="b",lwd=2,col=5,lty=2)
abline(h=0.025)
axis(1,c(1:3),c("0.1","0.2","0.3"),padj=-0.3,cex.axis=1.3)#,c("Selection","condPow","Pow"),padj=-0.3,cex.axis=1.3)
mtext(side=1,expression(alpha[1]),cex=1,line=2)#,line=2.2)

plot(1:3,oncho_no_effect[10,1:3],type="b",xaxt="n",yaxt="n",ylim=c(0,0.05),lwd=2,col=1)
mtext(side=3,"Total Study FWER",cex=1.3)#,line=2.2)
lines(1:3,oncho_no_effect[10,4:6],type="b",lwd=2,col=2)
lines(1:3,oncho_no_effect[14,1:3],type="b",lwd=2,col=3,lty=2)
lines(1:3,oncho_no_effect[18,1:3],type="b",lwd=2,col=5,lty=2)
mtext(side=4,"Global null hypothesis",cex=1,line=1)#,line=2.2)
abline(h=0.025)
axis(1,c(1:3),c("0.1","0.2","0.3"),padj=-0.3,cex.axis=1.3)#,c("Selection","condPow","Pow"),padj=-0.3,cex.axis=1.3)
mtext(side=1,expression(alpha[1]),cex=1,line=2)#,line=2.2)



plot(1:3,oncho_no_effect_test[7,1:3],type="b",xaxt="n",ylim=c(0,0.05),lty=1,lwd=2,col=1,cex.axis=1.3)
mtext(side=2,"Proportion",cex=1,line=2.1)#,line=2.2)
##legend("topright",legend=c(expression(N[1]==60),expression(alpha[1]==0.1),expression(alpha[1]==0.2),expression(alpha[1]==0.3),expression(N[1]==90),expression(alpha[1]==0.1),expression(alpha[1]==0.2),expression(alpha[1]==0.3)),cex=.8,lwd=2,col=c("white",1:3,"white",4:6),lwd=2.5,ncol=2,bty="n",pch=c(1,1:3,1,4:6))
lines(1:3,oncho_no_effect_test[7,4:6],type="b",lwd=2,col=2)
lines(1:3,oncho_no_effect_test[11,1:3],type="b",lwd=2,col=3,lty=2)
lines(1:3,oncho_no_effect_test[15,1:3],type="b",lwd=2,col=5,lty=2)
abline(h=0.025)
axis(1,c(1:3),c("lm","t-test","non par."),padj=-0.3,cex.axis=1.3)#,c("Selection","condPow","Pow"),padj=-0.3,cex.axis=1.3)
mtext(side=1,"Analysis",cex=1,line=2)#,line=2.2)

plot(1:3,oncho_no_effect_test[8,1:3],type="b",xaxt="n",yaxt="n",ylim=c(0,0.05),lwd=2,col=1)
lines(1:3,oncho_no_effect_test[8,4:6],type="b",lwd=2,col=2)
lines(1:3,oncho_no_effect_test[12,1:3],type="b",lwd=2,col=3,lty=2)
lines(1:3,oncho_no_effect_test[16,1:3],type="b",lwd=2,col=5,lty=2)#
abline(h=0.025)
axis(1,c(1:3),c("lm","t-test","non par."),padj=-0.3,cex.axis=1.3)#,c("Selection","condPow","Pow"),padj=-0.3,cex.axis=1.3)
mtext(side=1,"Analysis",cex=1,line=2)#,line=2.2)

plot(1:3,oncho_no_effect_test[9,1:3],type="b",xaxt="n",yaxt="n",ylim=c(0,0.05),lwd=2,col=1)
lines(1:3,oncho_no_effect_test[9,4:6],type="b",lwd=2,col=2)
lines(1:3,oncho_no_effect_test[13,1:3],type="b",lwd=2,col=3,lty=2)
lines(1:3,oncho_no_effect_test[17,1:3],type="b",lwd=2,col=5,lty=2)
abline(h=0.025)
axis(1,c(1:3),c("lm","t-test","non par."),padj=-0.3,cex.axis=1.3)#,c("Selection","condPow","Pow"),padj=-0.3,cex.axis=1.3)
mtext(side=1,"Analysis",cex=1,line=2)#,line=2.2)

plot(1:3,oncho_no_effect_test[10,1:3],type="b",xaxt="n",yaxt="n",ylim=c(0,0.05),lwd=2,col=1)
lines(1:3,oncho_no_effect_test[10,4:6],type="b",lwd=2,col=2)
lines(1:3,oncho_no_effect_test[14,1:3],type="b",lwd=2,col=3,lty=2)
lines(1:3,oncho_no_effect_test[18,1:3],type="b",lwd=2,col=5,lty=2)
mtext(side=4,"Global null hypothesis",cex=1,line=1)#,line=2.2)
abline(h=0.025)
axis(1,c(1:3),c("lm","t-test","non par."),padj=-0.3,cex.axis=1.3)#,c("Selection","condPow","Pow"),padj=-0.3,cex.axis=1.3)
mtext(side=1,"Analysis",cex=1,line=2)#,line=2.2)

dev.off()















##################################
#
# Simulation 3
#




###############################################################################################
###############################################################################################

#
#
#     Add total responder; Compare  linear model - t-test Wilcoxon
#
#


N1<-120
alpha1<-.3
sel_scen=c(0,0,0)
test1=c(0,2,3,4)
rr0<-.1
rr1<-.1
rr2<-.1
rr3<-.1
#no_effect

oncho_no_effect_resp<-mapply(simul_res,mu_raw_0, sd_raw_0 , r0_6no,r1_6no,r2_6no,r3_6no, r0_12no,r1_12no,r2_12no,r3_12no,  rho ,
                             n_trials,4,N1 , N, rmonth, alpha1 , alpha,
                             sim_out1,sel_scen, side1,test1,dropout,rr0,rr1,rr2,rr3)

rr0<-.1
rr1<-.1
rr2<-.1
rr3<-r3_12lo-.1

#low_effect
oncho_low_effect_resp<-mapply(simul_res,mu_raw_0, sd_raw_0 , r0_6lo,r1_6lo,r2_6lo,r3_6lo, r0_12lo,r1_12lo,r2_12lo,r3_12lo,  rho ,
                              n_trials,4,N1 , N, rmonth, alpha1 , alpha,
                              sim_out1,sel_scen, side1,test1,dropout,rr0,rr1,rr2,rr3)

#med_effect
rr0<-.1
rr1<-.1
rr2<-r2_12me-.1
rr3<-r3_12me-.1

oncho_med_effect_resp<-mapply(simul_res,mu_raw_0, sd_raw_0 , r0_6me,r1_6me,r2_6me,r3_6me, r0_12me,r1_12me,r2_12me,r3_12me,  rho ,
                              n_trials,4,N1 , N, rmonth, alpha1 , alpha,
                              sim_out1,sel_scen, side1,test1,dropout,rr0,rr1,rr2,rr3)

#high_effect

rr0<-.1
rr1<-r1_12hi-.1
rr2<-r2_12hi-.1
rr3<-r3_12hi-.1

oncho_high_effect_resp<-mapply(simul_res,mu_raw_0, sd_raw_0 , r0_6hi,r1_6hi,r2_6hi,r3_6hi, r0_12hi,r1_12hi,r2_12hi,r3_12hi,  rho ,
                               n_trials,4,N1 , N, rmonth, alpha1 , alpha,
                               sim_out1,sel_scen, side1,test1,dropout,rr0,rr1,rr2,rr3)







#Power



#Power
pdf(file ="Oncho_Pow_resp.pdf", width = 12, height = 9, pointsize = 12, paper = "special")

par (mfrow=c(3,4), mar=c(1, 1, 1, 1), oma=c(3, 3, 1, 1))
#plot(1:4,oncho_no_effect_resp[7,1:4],type="b",xaxt="n",ylim=c(0,1),lty=1,lwd=2,col=1)
#mtext(side=2,"Proportion",cex=1,line=2.1)#,line=2.2)
#mtext(side=3,"Low Dose",cex=1.3)#,line=2.2)
##legend("topright",legend=c(expression(N[1]==60),expression(alpha[1]==0.1),expression(alpha[1]==0.2),expression(alpha[1]==0.3),expression(N[1]==90),expression(alpha[1]==0.1),expression(alpha[1]==0.2),expression(alpha[1]==0.3)),cex=.8,lwd=2,col=c("white",1:4,"white",4:6),lwd=2.5,ncol=2,bty="n",pch=c(1,1:4,1,4:6))
#lines(1:4,oncho_no_effect_resp[7,4:6],type="b",lwd=2,col=2)
#lines(1:4,oncho_no_effect_resp[11,1:4],type="b",lwd=2,col=3,lty=2)
##lines(1:4,oncho_no_effect_resp[11,4:6],type="b",lwd=2,col=4) #sollte das selbe sein wie in voriger Zeile, daher weglassen
#lines(1:4,oncho_no_effect_resp[15,1:4],type="b",lwd=2,col=5,lty=2)

#plot(1:4,oncho_no_effect_resp[8,1:4],type="b",xaxt="n",yaxt="n",ylim=c(0,1),lwd=2,col=1)
#mtext(side=3,"Medium Dose",cex=1.3)#,line=2.2)
#lines(1:4,oncho_no_effect_resp[8,4:6],type="b",lwd=2,col=2)
#lines(1:4,oncho_no_effect_resp[12,1:4],type="b",lwd=2,col=3,lty=2)
#lines(1:4,oncho_no_effect_resp[16,1:4],type="b",lwd=2,col=5,lty=2)#

#plot(1:4,oncho_no_effect_resp[9,1:4],type="b",xaxt="n",yaxt="n",ylim=c(0,1),lwd=2,col=1)
#mtext(side=3,"High Dose",cex=1.3)#,line=2.2)
#lines(1:4,oncho_no_effect_resp[9,4:6],type="b",lwd=2,col=2)
#lines(1:4,oncho_no_effect_resp[13,1:4],type="b",lwd=2,col=3,lty=2)
#lines(1:4,oncho_no_effect_resp[17,1:4],type="b",lwd=2,col=5,lty=2)

#plot(1:4,oncho_no_effect_resp[10,1:4],type="b",xaxt="n",yaxt="n",ylim=c(0,1),lwd=2,col=1)
#mtext(side=3,"Disjunctive",cex=1.3)#,line=2.2)
#lines(1:4,oncho_no_effect_resp[10,4:6],type="b",lwd=2,col=2)
#lines(1:4,oncho_no_effect_resp[14,1:4],type="b",lwd=2,col=3,lty=2)
#lines(1:4,oncho_no_effect_resp[18,1:4],type="b",lwd=2,col=5,lty=2)
#mtext(side=4,"Global null hypothesis",cex=1,line=1)#,line=2.2)



plot(1:4,oncho_low_effect_resp[7,1:4],type="b",xaxt="n",ylim=c(0,1),lty=1,lwd=2,col=1,cex.axis=1.3)
#legend("top",legend=c(expression(N[1]==80),expression(N[1]==120),"MA1","MA2"),lwd=2,col=c(1,2,3,4),lty=c(1,1,2,2),bty="n")
mtext(side=2,"Proportion",cex=1,line=2.1)#,line=2.2)
mtext(side=3,"Low Dose",cex=1.3)#,line=2.2)
#lines(1:4,oncho_low_effect_resp[7,4:6],type="b",lty=1,lwd=2,col=2)
lines(1:4,oncho_low_effect_resp[11,1:4],type="b",lwd=2,col=3,lty=2)
lines(1:4,oncho_low_effect_resp[15,1:4],type="b",lwd=2,col=5,lty=2)

plot(1:4,oncho_low_effect_resp[8,1:4],type="b",xaxt="n",yaxt="n",ylim=c(0,1),lwd=2,col=1)
mtext(side=3,"Medium Dose",cex=1.3)#,line=2.2)
#lines(1:4,oncho_low_effect_resp[8,4:6],type="b",lwd=2,col=2)
lines(1:4,oncho_low_effect_resp[12,1:4],type="b",lwd=2,col=3,lty=2)
lines(1:4,oncho_low_effect_resp[16,1:4],type="b",lwd=2,col=5,lty=2)

plot(1:4,oncho_low_effect_resp[9,1:4],type="b",xaxt="n",yaxt="n",ylim=c(0,1),lwd=2,col=1)
mtext(side=3,"High Dose",cex=1.3)#,line=2.2)
#lines(1:4,oncho_low_effect_resp[9,4:6],type="b",lwd=2,col=2)
lines(1:4,oncho_low_effect_resp[13,1:4],type="b",lwd=2,col=3,lty=2)
lines(1:4,oncho_low_effect_resp[17,1:4],type="b",lwd=2,col=5,lty=2)

plot(1:4,oncho_low_effect_resp[10,1:4],type="b",xaxt="n",yaxt="n",ylim=c(0,1),lwd=2,col=1)
mtext(side=3,"Disjunctive",cex=1.3)#,line=2.2)
#lines(1:4,oncho_low_effect_resp[10,4:6],type="b",lwd=2,col=2)
lines(1:4,oncho_low_effect_resp[14,1:4],type="b",lwd=2,col=3,lty=2)
lines(1:4,oncho_low_effect_resp[18,1:4],type="b",lwd=2,col=5,lty=2)
mtext(side=4,"Scenario high dose eff.",cex=1,line=1)#,line=2.2)


plot(1:4,oncho_med_effect_resp[7,1:4],type="b",xaxt="n",ylim=c(0,1),lty=1,lwd=2,col=1,cex.axis=1.3)
mtext(side=2,"Proportion",cex=1,line=2.1)#,line=2.2)
#lines(1:4,oncho_med_effect_resp[7,4:6],type="b",lty=1,lwd=2,col=2)
lines(1:4,oncho_med_effect_resp[11,1:4],type="b",lwd=2,col=3,lty=2)
lines(1:4,oncho_med_effect_resp[15,1:4],type="b",lwd=2,col=5,lty=2)

plot(1:4,oncho_med_effect_resp[8,1:4],type="b",xaxt="n",yaxt="n",ylim=c(0,1),lwd=2,col=1)
#lines(1:4,oncho_med_effect_resp[8,4:6],type="b",lwd=2,col=2)
lines(1:4,oncho_med_effect_resp[12,1:4],type="b",lwd=2,col=3,lty=2)
lines(1:4,oncho_med_effect_resp[16,1:4],type="b",lwd=2,col=5,lty=2)

plot(1:4,oncho_med_effect_resp[9,1:4],type="b",xaxt="n",yaxt="n",ylim=c(0,1),lwd=2,col=1)
#lines(1:4,oncho_med_effect_resp[9,4:6],type="b",lwd=2,col=2)
lines(1:4,oncho_med_effect_resp[13,1:4],type="b",lwd=2,col=3,lty=2)
lines(1:4,oncho_med_effect_resp[17,1:4],type="b",lwd=2,col=5,lty=2)

plot(1:4,oncho_med_effect_resp[10,1:4],type="b",xaxt="n",yaxt="n",ylim=c(0,1),lwd=2,col=1)
#lines(1:4,oncho_med_effect_resp[10,4:6],type="b",lwd=2,col=2)
lines(1:4,oncho_med_effect_resp[14,1:4],type="b",lwd=2,col=3,lty=2)
lines(1:4,oncho_med_effect_resp[18,1:4],type="b",lwd=2,col=5,lty=2)
mtext(side=4,"Scenario Trend",cex=1,line=1)#,line=2.2)

plot(1:4,oncho_high_effect_resp[7,1:4],type="b",xaxt="n",ylim=c(0,1),lty=1,lwd=2,col=1,cex.axis=1.3)
mtext(side=2,"Proportion",cex=1,line=2.1)#,line=2.2)
#lines(1:4,oncho_high_effect_resp[7,4:6],type="b",lty=1,lwd=2,col=2)
lines(1:4,oncho_high_effect_resp[11,1:4],type="b",lwd=2,col=3,lty=2)
lines(1:4,oncho_high_effect_resp[15,1:4],type="b",lwd=2,col=5,lty=2)
axis(1,c(1:4),c("lm","t-test","non par.diff","non par.val"),padj=-0.3,cex.axis=1.3)#,c("Selection","condPow","Pow"),padj=-0.3,cex.axis=1.3)
mtext(side=1,"Analysis",cex=1,line=2)#,line=2.2)

plot(1:4,oncho_high_effect_resp[8,1:4],type="b",xaxt="n",yaxt="n",ylim=c(0,1),lwd=2,col=1)
#lines(1:4,oncho_high_effect_resp[8,4:6],type="b",lwd=2,col=2)
lines(1:4,oncho_high_effect_resp[12,1:4],type="b",lwd=2,col=3,lty=2)
lines(1:4,oncho_high_effect_resp[16,1:4],type="b",lwd=2,col=5,lty=2)
axis(1,c(1:4),c("lm","t-test","non par.diff","non par.val"),padj=-0.3,cex.axis=1.3)#,c("Selection","condPow","Pow"),padj=-0.3,cex.axis=1.3)
mtext(side=1,"Analysis",cex=1,line=2)#,line=2.2)

plot(1:4,oncho_high_effect_resp[9,1:4],type="b",xaxt="n",yaxt="n",ylim=c(0,1),lwd=2,col=1)
#lines(1:4,oncho_high_effect_resp[9,4:6],type="b",lwd=2,col=2)
lines(1:4,oncho_high_effect_resp[13,1:4],type="b",lwd=2,col=3,lty=2)
lines(1:4,oncho_high_effect_resp[17,1:4],type="b",lwd=2,col=5,lty=2)
axis(1,c(1:4),c("lm","t-test","non par.diff","non par.val"),padj=-0.3,cex.axis=1.3)#,c("Selection","condPow","Pow"),padj=-0.3,cex.axis=1.3)
mtext(side=1,"Analysis",cex=1,line=2)#,line=2.2)

plot(1:4,oncho_high_effect_resp[10,1:4],type="b",xaxt="n",yaxt="n",ylim=c(0,1),lwd=2,col=1)
#lines(1:4,oncho_high_effect_resp[10,4:6],type="b",lwd=2,col=2)
lines(1:4,oncho_high_effect_resp[14,1:4],type="b",lwd=2,col=3,lty=2)
lines(1:4,oncho_high_effect_resp[18,1:4],type="b",lwd=2,col=5,lty=2)
mtext(side=4,"Scenario all dose eff.",cex=1,line=1)#,line=2.2)
axis(1,c(1:4),c("lm","t-test","non par.diff","non par.val"),padj=-0.3,cex.axis=1.3)#,c("Selection","condPow","Pow"),padj=-0.3,cex.axis=1.3)
mtext(side=1,"Analysis",cex=1,line=2)#,line=2.2)

dev.off()



#Selection
pdf(file ="Oncho_selection_resp.pdf", width = 9, height = 12, pointsize = 12, paper = "special")

par (mfrow=c(4,3), mar=c(1, 1, 1, 1), oma=c(3, 3, 1, 1))
plot(1:4,oncho_no_effect_resp[1,1:4],type="b",xaxt="n",ylim=c(0,1),lty=1,lwd=2,col=1,cex.axis=1.3)
#legend("top",legend=c(expression(N[1]==80),expression(N[1]==120)),lwd=2,col=c(1,2,3,4),lty=c(1,1,2,2),bty="n")
mtext(side=2,"Proportion",cex=1,line=2.1)#,line=2.2)
mtext(side=3,"Low Dose",cex=1.3)#,line=2.2)
#legend("topright",legend=c(expression(N[1]==60),expression(alpha[1]==0.1),expression(alpha[1]==0.2),expression(alpha[1]==0.3),expression(N[1]==90),expression(alpha[1]==0.1),expression(alpha[1]==0.2),expression(alpha[1]==0.3)),cex=.8,lwd=2,col=c("white",1:4,"white",4:6),lwd=2.5,ncol=2,bty="n",pch=c(1,1:4,1,4:6))
#lines(1:4,oncho_no_effect_resp[1,4:6],type="b",lwd=2,col=2)

plot(1:4,oncho_no_effect_resp[2,1:4],type="b",xaxt="n",yaxt="n",ylim=c(0,1),lwd=2,col=1)
mtext(side=3,"Medium Dose",cex=1.3)#,line=2.2)
#lines(1:4,oncho_no_effect_resp[2,4:6],type="b",lwd=2,col=2)

plot(1:4,oncho_no_effect_resp[3,1:4],type="b",xaxt="n",yaxt="n",ylim=c(0,1),lwd=2,col=1)
mtext(side=3,"High Dose",cex=1.3)#,line=2.2)
#lines(1:4,oncho_no_effect_resp[3,4:6],type="b",lwd=2,col=2)

mtext(side=4,"Global null hypothesis",cex=1,line=1)#,line=2.2)



plot(1:4,oncho_low_effect_resp[1,1:4],type="b",xaxt="n",ylim=c(0,1),lty=1,lwd=2,col=1,cex.axis=1.3)
mtext(side=2,"Proportion",cex=1,line=2.1)#,line=2.2)
#lines(1:4,oncho_low_effect_resp[1,4:6],type="b",lty=1,lwd=2,col=2)

plot(1:4,oncho_low_effect_resp[2,1:4],type="b",xaxt="n",yaxt="n",ylim=c(0,1),lwd=2,col=1)
#lines(1:4,oncho_low_effect_resp[2,4:6],type="b",lwd=2,col=2)

plot(1:4,oncho_low_effect_resp[3,1:4],type="b",xaxt="n",yaxt="n",ylim=c(0,1),lwd=2,col=1)
#lines(1:4,oncho_low_effect_resp[3,4:6],type="b",lwd=2,col=2)
mtext(side=4,"Scenario high dose eff.",cex=1,line=1)#,line=2.2)


plot(1:4,oncho_med_effect_resp[1,1:4],type="b",xaxt="n",ylim=c(0,1),lty=1,lwd=2,col=1,cex.axis=1.3)
mtext(side=2,"Proportion",cex=1,line=2.1)#,line=2.2)
#lines(1:4,oncho_med_effect_resp[1,4:6],type="b",lty=1,lwd=2,col=2)

plot(1:4,oncho_med_effect_resp[2,1:4],type="b",xaxt="n",yaxt="n",ylim=c(0,1),lwd=2,col=1)
#lines(1:4,oncho_med_effect_resp[2,4:6],type="b",lwd=2,col=2)

plot(1:4,oncho_med_effect_resp[3,1:4],type="b",xaxt="n",yaxt="n",ylim=c(0,1),lwd=2,col=1)
#lines(1:4,oncho_med_effect_resp[3,4:6],type="b",lwd=2,col=2)
mtext(side=4,"Scenario Trend",cex=1,line=1)#,line=2.2)

plot(1:4,oncho_high_effect_resp[1,1:4],type="b",xaxt="n",ylim=c(0,1),lty=1,lwd=2,col=1,cex.axis=1.3)
mtext(side=2,"Proportion",cex=1,line=2.1)#,line=2.2)
#lines(1:4,oncho_high_effect_resp[1,4:6],type="b",lty=1,lwd=2,col=2)
axis(1,c(1:4),c("lm","t-test","non par.diff","non par.val"),padj=-0.3,cex.axis=1.3)#,c("Selection","condPow","Pow"),padj=-0.3,cex.axis=1.3)
mtext(side=1,"Analysis",cex=1,line=2)#,line=2.2)

plot(1:4,oncho_high_effect_resp[2,1:4],type="b",xaxt="n",yaxt="n",ylim=c(0,1),lwd=2,col=1)
#lines(1:4,oncho_high_effect_resp[2,4:6],type="b",lwd=2,col=2)
axis(1,c(1:4),c("lm","t-test","non par.diff","non par.val"),padj=-0.3,cex.axis=1.3)#,c("Selection","condPow","Pow"),padj=-0.3,cex.axis=1.3)
mtext(side=1,"Analysis",cex=1,line=2)#,line=2.2)

plot(1:4,oncho_high_effect_resp[3,1:4],type="b",xaxt="n",yaxt="n",ylim=c(0,1),lwd=2,col=1)
#lines(1:4,oncho_high_effect_resp[3,4:6],type="b",lwd=2,col=2)
axis(1,c(1:4),c("lm","t-test","non par.diff","non par.val"),padj=-0.3,cex.axis=1.3)#,c("Selection","condPow","Pow"),padj=-0.3,cex.axis=1.3)
mtext(side=1,"Analysis",cex=1,line=2)#,line=2.2)
mtext(side=4,"Scenario all dose eff.",cex=1,line=1)#,line=2.2)
dev.off()

#Conditional Power


pdf(file ="Oncho_condpower_resp.pdf", width = 9, height = 9, pointsize = 12, paper = "special")
par (mfrow=c(3,3), mar=c(1, 1, 1, 1), oma=c(3, 3, 1, 1))
#plot(1:4,oncho_no_effect_resp[4,1:4],type="b",xaxt="n",ylim=c(0,1),lty=1,lwd=2,col=1)
#mtext(side=2,"Proportion",cex=1,line=2.1)#,line=2.2)
#mtext(side=3,"Low Dose",cex=1.3)#,line=2.2)
##legend("topright",legend=c(expression(N[1]==60),expression(alpha[1]==0.1),expression(alpha[1]==0.2),expression(alpha[1]==0.3),expression(N[1]==90),expression(alpha[1]==0.1),expression(alpha[1]==0.2),expression(alpha[1]==0.3)),cex=.8,lwd=2,col=c("white",1:4,"white",4:6),lwd=2.5,ncol=2,bty="n",pch=c(1,1:4,1,4:6))
#lines(1:4,oncho_no_effect_resp[4,4:6],type="b",lwd=2,col=2)

#plot(1:4,oncho_no_effect_resp[5,1:4],type="b",xaxt="n",yaxt="n",ylim=c(0,1),lwd=2,col=1)
#mtext(side=3,"Medium Dose",cex=1.3)#,line=2.2)
#lines(1:4,oncho_no_effect_resp[5,4:6],type="b",lwd=2,col=2)

#plot(1:4,oncho_no_effect_resp[6,1:4],type="b",xaxt="n",yaxt="n",ylim=c(0,1),lwd=2,col=1)
#mtext(side=3,"High Dose",cex=1.3)#,line=2.2)
#lines(1:4,oncho_no_effect_resp[6,4:6],type="b",lwd=2,col=2)
#mtext(side=4,"Global null hypothesis",cex=1,line=1)#,line=2.2)



plot(1:4,oncho_low_effect_resp[4,1:4],type="b",xaxt="n",ylim=c(0,1),lty=1,lwd=2,col=1,cex.axis=1.3)
#legend("top",legend=c(expression(N[1]==80),expression(N[1]==120)),lwd=2,col=c(1,2,3,4),lty=c(1,1,2,2),bty="n")
mtext(side=3,"Low Dose",cex=1.3)#,line=2.2)
mtext(side=2,"Proportion",cex=1,line=2.1)#,line=2.2)
#lines(1:4,oncho_low_effect_resp[4,4:6],type="b",lty=1,lwd=2,col=2)

plot(1:4,oncho_low_effect_resp[5,1:4],type="b",xaxt="n",yaxt="n",ylim=c(0,1),lwd=2,col=1)
mtext(side=3,"Medium Dose",cex=1.3)#,line=2.2)
#lines(1:4,oncho_low_effect_resp[5,4:6],type="b",lwd=2,col=2)

plot(1:4,oncho_low_effect_resp[6,1:4],type="b",xaxt="n",yaxt="n",ylim=c(0,1),lwd=2,col=1)
mtext(side=3,"High Dose",cex=1.3)#,line=2.2)
#lines(1:4,oncho_low_effect_resp[6,4:6],type="b",lwd=2,col=2)
mtext(side=4,"Scenario high dose eff.",cex=1,line=1)#,line=2.2)


plot(1:4,oncho_med_effect_resp[4,1:4],type="b",xaxt="n",ylim=c(0,1),lty=1,lwd=2,col=1,cex.axis=1.3)
mtext(side=2,"Proportion",cex=1,line=2.1)#,line=2.2)
#lines(1:4,oncho_med_effect_resp[4,4:6],type="b",lty=1,lwd=2,col=2)

plot(1:4,oncho_med_effect_resp[5,1:4],type="b",xaxt="n",yaxt="n",ylim=c(0,1),lwd=2,col=1)
#lines(1:4,oncho_med_effect_resp[5,4:6],type="b",lwd=2,col=2)

plot(1:4,oncho_med_effect_resp[6,1:4],type="b",xaxt="n",yaxt="n",ylim=c(0,1),lwd=2,col=1)
#lines(1:4,oncho_med_effect_resp[6,4:6],type="b",lwd=2,col=2)
mtext(side=4,"Scenario Trend",cex=1,line=1)#,line=2.2)

plot(1:4,oncho_high_effect_resp[4,1:4],type="b",xaxt="n",ylim=c(0,1),lty=1,lwd=2,col=1,cex.axis=1.3)
mtext(side=2,"Proportion",cex=1,line=2.1)#,line=2.2)
#lines(1:4,oncho_high_effect_resp[4,4:6],type="b",lty=1,lwd=2,col=2)
axis(1,c(1:4),c("lm","t-test","non par.diff","non par.val"),padj=-0.3,cex.axis=1.3)#,c("Selection","condPow","Pow"),padj=-0.3,cex.axis=1.3)
mtext(side=1,"Analysis",cex=1,line=2)#,line=2.2)

plot(1:4,oncho_high_effect_resp[5,1:4],type="b",xaxt="n",yaxt="n",ylim=c(0,1),lwd=2,col=1)
#lines(1:4,oncho_high_effect_resp[5,4:6],type="b",lwd=2,col=2)
axis(1,c(1:4),c("lm","t-test","non par.diff","non par.val"),padj=-0.3,cex.axis=1.3)#,c("Selection","condPow","Pow"),padj=-0.3,cex.axis=1.3)
mtext(side=1,"Analysis",cex=1,line=2)#,line=2.2)

plot(1:4,oncho_high_effect_resp[6,1:4],type="b",xaxt="n",yaxt="n",ylim=c(0,1),lwd=2,col=1)
#lines(1:4,oncho_high_effect_resp[6,4:6],type="b",lwd=2,col=2)
axis(1,c(1:4),c("lm","t-test","non par.diff","non par.val"),padj=-0.3,cex.axis=1.3)#,c("Selection","condPow","Pow"),padj=-0.3,cex.axis=1.3)
mtext(side=1,"Analysis",cex=1,line=2)#,line=2.2)

dev.off()




#Error


pdf(file ="Oncho_Error_resp.pdf", width = 12, height = 3, pointsize = 12, paper = "special")

par (mfrow=c(1,4), mar=c(1, 1, 1, 1), oma=c(3, 3, 1, 1))



plot(1:4,oncho_no_effect_resp[7,1:4],type="b",xaxt="n",ylim=c(0,0.05),lty=1,lwd=2,col=1,cex.axis=1.3)
mtext(side=2,"Proportion",cex=1,line=2.1)#,line=2.2)
##legend("topright",legend=c(expression(N[1]==60),expression(alpha[1]==0.1),expression(alpha[1]==0.2),expression(alpha[1]==0.3),expression(N[1]==90),expression(alpha[1]==0.1),expression(alpha[1]==0.2),expression(alpha[1]==0.3)),cex=.8,lwd=2,col=c("white",1:4,"white",4:6),lwd=2.5,ncol=2,bty="n",pch=c(1,1:4,1,4:6))
#lines(1:4,oncho_no_effect_resp[7,4:6],type="b",lwd=2,col=2)
lines(1:4,oncho_no_effect_resp[11,1:4],type="b",lwd=2,col=3,lty=2)
lines(1:4,oncho_no_effect_resp[15,1:4],type="b",lwd=2,col=5,lty=2)
abline(h=0.025)
axis(1,c(1:4),c("lm","t-test","non par.diff","non par.val"),padj=-0.3,cex.axis=1.3)#,c("Selection","condPow","Pow"),padj=-0.3,cex.axis=1.3)
mtext(side=1,"Analysis",cex=1,line=2)#,line=2.2)
mtext(side=3,"Low Dose",cex=1.3)#,line=2.2)

plot(1:4,oncho_no_effect_resp[8,1:4],type="b",xaxt="n",yaxt="n",ylim=c(0,0.05),lwd=2,col=1)
#lines(1:4,oncho_no_effect_resp[8,4:6],type="b",lwd=2,col=2)
lines(1:4,oncho_no_effect_resp[12,1:4],type="b",lwd=2,col=3,lty=2)
lines(1:4,oncho_no_effect_resp[16,1:4],type="b",lwd=2,col=5,lty=2)#
abline(h=0.025)
axis(1,c(1:4),c("lm","t-test","non par.diff","non par.val"),padj=-0.3,cex.axis=1.3)#,c("Selection","condPow","Pow"),padj=-0.3,cex.axis=1.3)
mtext(side=1,"Analysis",cex=1,line=2)#,line=2.2)
mtext(side=3,"Medium dose",cex=1.3)#,line=2.2)


plot(1:4,oncho_no_effect_resp[9,1:4],type="b",xaxt="n",yaxt="n",ylim=c(0,0.05),lwd=2,col=1)
#lines(1:4,oncho_no_effect_resp[9,4:6],type="b",lwd=2,col=2)
lines(1:4,oncho_no_effect_resp[13,1:4],type="b",lwd=2,col=3,lty=2)
lines(1:4,oncho_no_effect_resp[17,1:4],type="b",lwd=2,col=5,lty=2)
abline(h=0.025)
axis(1,c(1:4),c("lm","t-test","non par.diff","non par.val"),padj=-0.3,cex.axis=1.3)#,c("Selection","condPow","Pow"),padj=-0.3,cex.axis=1.3)
mtext(side=1,"Analysis",cex=1,line=2)#,line=2.2)
mtext(side=3,"High dose",cex=1.3)#,line=2.2)

plot(1:4,oncho_no_effect_resp[10,1:4],type="b",xaxt="n",yaxt="n",ylim=c(0,0.05),lwd=2,col=1)
#lines(1:4,oncho_no_effect_resp[10,4:6],type="b",lwd=2,col=2)
lines(1:4,oncho_no_effect_resp[14,1:4],type="b",lwd=2,col=3,lty=2)
lines(1:4,oncho_no_effect_resp[18,1:4],type="b",lwd=2,col=5,lty=2)
mtext(side=4,"Global null hypothesis",cex=1,line=1)#,line=2.2)
abline(h=0.025)
axis(1,c(1:4),c("lm","t-test","non par.diff","non par.val"),padj=-0.3,cex.axis=1.3)#,c("Selection","condPow","Pow"),padj=-0.3,cex.axis=1.3)
mtext(side=1,"Analysis",cex=1,line=2)#,line=2.2)
mtext(side=3,"Total Study FWER",cex=1.3)#,line=2.2)

dev.off()
